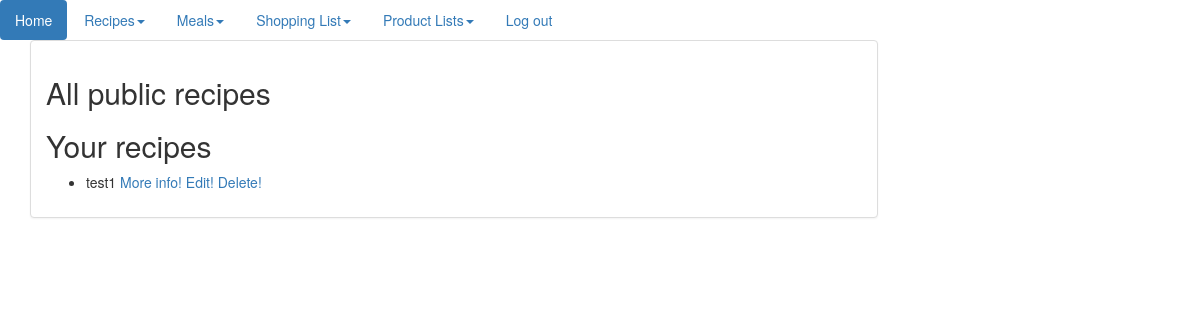
Page /recipes/ (signed in) on the earlier database version.
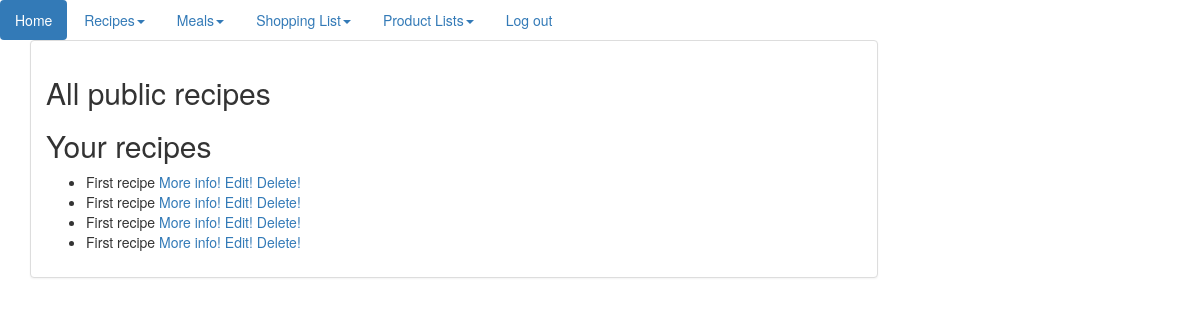
Same page on the later database version.
### recipe/models.py (models this page shows)
class Recipe(models.Model):
    name = models.CharField(max_length=200)
    user = models.ForeignKey(User, on_delete=models.CASCADE)
    ingredients = models.ManyToManyField(Ingredient)
    description = models.CharField(max_length=1000)
    date = models.DateField(default=datetime.date.today)
    global_access = models.BooleanField()
    card = models.CharField(max_length=1024)
    class Meta:
        ordering = ["-name"]
    def __str__(self):
        return self.name

### website/views.py (the view, shortened to what this page needs)
# urls.py: url(r'^recipes/$', ShowAllRecipes.as_view()),
class ShowAllRecipes(ListView):
    context_object_name = 'recipe'
    queryset = Recipe.objects.filter(global_access=False)
    queryset2 = Recipe.objects.filter(global_access=True)
    def get_context_data(self, **kwargs):
        queryset2 = Recipe.objects.filter(global_access=True)
        if self.request.user.is_authenticated():
            queryset = Recipe.objects.filter(user=self.request.user)
            context = {
                'paginator': None,
                'page_obj': None,
                'is_paginated': False,
                'object_list': queryset,
                'object_list2': queryset2
            }
            context.update(kwargs)
        return context

### templates/recipe/recipe_list.html (shortened to what this page needs)
{% extends "index.html" %}
{% block content %}
    <h2>All public recipes</h2>
    <h2>Your recipes</h2>
    <ul>
        {% for recipe in object_list %}
            <li>{{ recipe }} <a href="/recipe/{{ recipe.id }}">More info!</a> <a href="/edit_recipe/{{ recipe.id }}">Edit!</a> <a href="/delete_recipe/{{ recipe.id }}">Delete!</a></li>
        {% endfor %}
    </ul>
{% endblock %}

Differences in the rows shown:
removed Recipe: name "test1"
added Recipe: name "First recipe"
added Recipe: name "First recipe"
added Recipe: name "First recipe"
added Recipe: name "First recipe"
